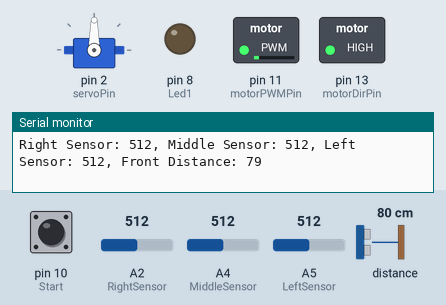
Bench run of a sketch on a simulated Arduino Uno, built with avr-gcc and run on an emulated ATmega328P. Parts: servo, switched loads named in the sketch (green lamp = pin HIGH), output pins drawn as LEDs (lit = HIGH), the last lines printed to the serial monitor. Dashed ring = blinking. The inputs (shaded band) are chosen by the test bench; at power-on: distance to the obstacle 80 cm, A2 (RightSensor) = 512, A4 (MiddleSensor) = 512, pin 10 (Start) LOW, A5 (LeftSensor) = 512. The echo pulse lasts 58.3 µs per cm; pins used as bus, display or sensor lines are not drawn.

Above: at 1.8 s.
1.9 s: distance to the obstacle set to 64 cm
4.2 s: distance to the obstacle set to 55 cm
At 7.4 s:
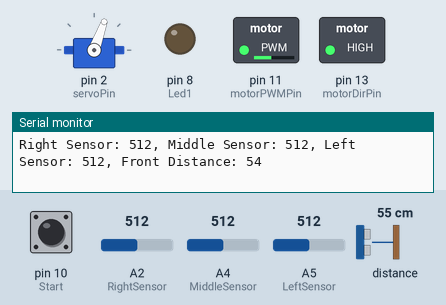
8.3 s: distance to the obstacle set to 120 cm
At 11.1 s:
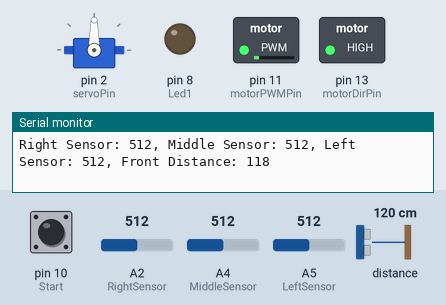
11.4 s: A2 (RightSensor) set to 784
14.1 s: A2 (RightSensor) set to 811
At 16.5 s:
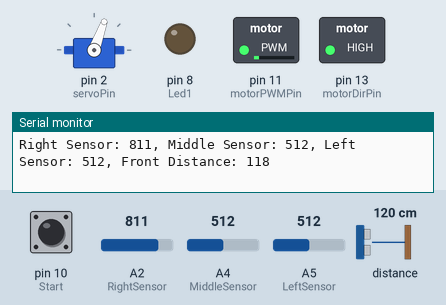
17.6 s: A4 (MiddleSensor) set to 791
20.3 s: A4 (MiddleSensor) set to 810
At 22.9 s:
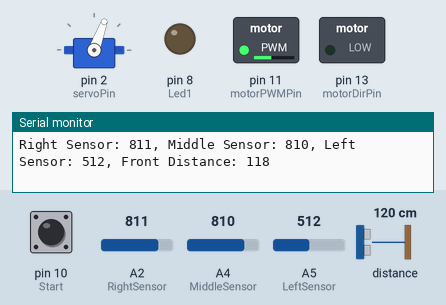
Timing chart, 0 to 25.4 s (numbered marks = the images above; inputs shaded):
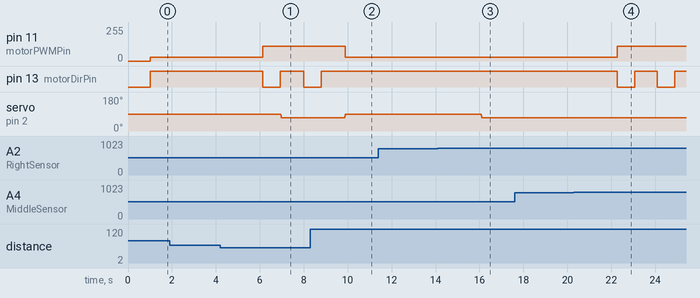

The sketch:

ULT_WRO.ino
```cpp
#include <Servo.h> // Biblioteca para el control del servomotor

// Pines de sensores
int RightSensor = A2;   // Pin del sensor de obstáculo derecho
int MiddleSensor = 4;  // Pin del sensor de obstáculo medio
int LeftSensor = A5;    // Pin del sensor de obstáculo izquierdo

// Pines del sensor ultrasónico
int trigPin = 1;  // Pin TRIG del sensor ultrasónico
int echoPin = 0;  // Pin ECHO del sensor ultrasónico

// Pines de control
int Start = 10;         // Pin del botón de inicio
int Led1 = 8;           // Pin del LED 1
int motorPWMPin = 11;   // Pin PWM para control de velocidad del motor
int motorDirPin = 13;   // Pin de dirección del motor

Servo servoMotor;       // Objeto servo para controlar la dirección del robot
int servoPin = 2;       // Pin del servomotor
int currentAngle = 90;  // Ángulo actual del servomotor (inicialmente en 90 grados - hacia adelante)

int baseSpeed = 30;    // Velocidad base del motor (0 a 255 para control PWM)

void setup() {
  pinMode(Led1, OUTPUT);
  pinMode(Start, INPUT);

  pinMode(motorPWMPin, OUTPUT); // Configurar el pin PWM del motor como salida
  pinMode(motorDirPin, OUTPUT); // Configurar el pin de dirección del motor como salida

  servoMotor.attach(servoPin);  // Adjuntar el servo al pin especificado
  servoMotor.write(currentAngle); // Posición inicial del servo

  // Configuración del sensor ultrasónico
  pinMode(trigPin, OUTPUT);
  pinMode(echoPin, INPUT);

  Serial.begin(9600); // Inicializar comunicación serie
}

void loop() {
  // Esperar a que se presione el botón de inicio
  while (digitalRead(Start) == 1) {
    if (analogRead(LeftSensor) < 600 || analogRead(MiddleSensor) < 600 || analogRead(RightSensor) < 600 || measureDistance() < 20) {
      digitalWrite(Led1, HIGH);
    } else {
      digitalWrite(Led1, LOW);
    }
    delay(10); // Parpadeo del LED 1 por 100ms
  }

  while (1) {
    // Leer los valores analógicos de los sensores
    int rightSensorValue = analogRead(RightSensor);
    int middleSensorValue = analogRead(MiddleSensor);
    int leftSensorValue = analogRead(LeftSensor);
    int frontDistance = measureDistance();

    // Imprimir los valores de los sensores
    Serial.print("Right Sensor: ");
    Serial.print(rightSensorValue);
    Serial.print(", Middle Sensor: ");
    Serial.print(middleSensorValue);
    Serial.print(", Left Sensor: ");
    Serial.print(leftSensorValue);
    Serial.print(", Front Distance: ");
    Serial.println(frontDistance);
    delay(1000);

    // Control de dirección basado en los valores analógicos de los sensores y el sensor ultrasónico
    if (middleSensorValue > 800 || frontDistance < 60) {  // Objeto cercano en el centro o frente
      digitalWrite(motorDirPin, LOW);  // Cambiar la dirección del motor para retroceder
      analogWrite(motorPWMPin, 110);  // Retroceder a la velocidad base
      delay(800);
      digitalWrite(motorDirPin, HIGH);  // Restablecer la dirección del motor para avanzar
      smoothServoMove(70);

    } else if (rightSensorValue > 800) {  // Objeto cercano a la derecha
      smoothServoMove(70);  // Girar suavemente a la izquierda después de retroceder
      adjustMotorSpeed(baseSpeed);  // Avanzar a velocidad base


    } else if (leftSensorValue > 800) {  // Objeto cercano a la izquierda
      smoothServoMove(120); // Girar suavemente a la derecha después de retroceder
      adjustMotorSpeed(baseSpeed);  // Avanzar a velocidad base


    } else {  // No hay objetos cercanos
      smoothServoMove(90);  // Mantener servo recto
      adjustMotorSpeed(30);  // Avanzar a velocidad base

    }

    delay(1); // Pequeño retraso para evitar lecturas excesivas
  }
}

// Función para retroceder el robot
void reverseRobot() {
  digitalWrite(motorDirPin, LOW);  // Cambiar la dirección del motor para retroceder
  analogWrite(motorPWMPin, baseSpeed);  // Retroceder a la velocidad base
  digitalWrite(motorDirPin, HIGH);  // Restablecer la dirección del motor para avanzar
}

// Función para mover el servomotor suavemente
void smoothServoMove(int targetAngle) {
  if (targetAngle > currentAngle) {
    for (int angle = currentAngle; angle <= targetAngle; angle++) {
      servoMotor.write(angle);
      delay(3); // Ajuste del delay para suavidad
    }
  } else {
    for (int angle = currentAngle; angle >= targetAngle; angle--) {
      servoMotor.write(angle);
      delay(3); // Ajuste del delay para suavidad
    }
  }
  currentAngle = targetAngle; // Actualizar el ángulo actual
}

// Función para ajustar la velocidad del motor
void adjustMotorSpeed(int speed) {
  digitalWrite(motorDirPin, HIGH); // Configurar la dirección del motor para avanzar
  analogWrite(motorPWMPin, speed); // Configurar la velocidad del motor con control PWM
}

// Función para medir la distancia utilizando el sensor ultrasónico
int measureDistance() {
  digitalWrite(trigPin, LOW);
  delayMicroseconds(2);
  digitalWrite(trigPin, HIGH);
  delayMicroseconds(10);
  digitalWrite(trigPin, LOW);
  int duration = pulseIn(echoPin, HIGH);
  int distance = duration * 0.034 / 2; // Convertir el tiempo en distancia
  return distance;
}
```

Measured:
- the behaviour switches between 61 and 60 cm on distance to the obstacle (found by bisection; images 0 and 1)
- the behaviour switches between 800 and 801 on A2 (RightSensor) (found by bisection; images 2 and 3)
- the behaviour switches between 800 and 801 on A4 (MiddleSensor) (found by bisection; images 3 and 4)
- after the input at 4.2 s, pin 11 (motorPWMPin): 30/255 → 110/255 after 1.9 s; pin 13 (motorDirPin): HIGH → LOW after 1.9 s, → HIGH 0.80 s later, → LOW 1.1 s later; servo on pin 2 (servoPin): 90° → 70° after 2.7 s
- after the input at 8.3 s, pin 11 (motorPWMPin): 110/255 → 30/255 after 1.6 s; pin 13 (motorDirPin): goes on until 8.8 s, then stays HIGH; servo on pin 2 (servoPin): 70° → 90° after 1.5 s
- after the input at 14.1 s, servo on pin 2 (servoPin): 90° → 70° after 1.9 s
- after the input at 20.3 s, pin 11 (motorPWMPin): 30/255 → 110/255 after 2.0 s; pin 13 (motorDirPin): alternates HIGH for 1.0 s and LOW for 0.80 s, starting after 2.0 s
